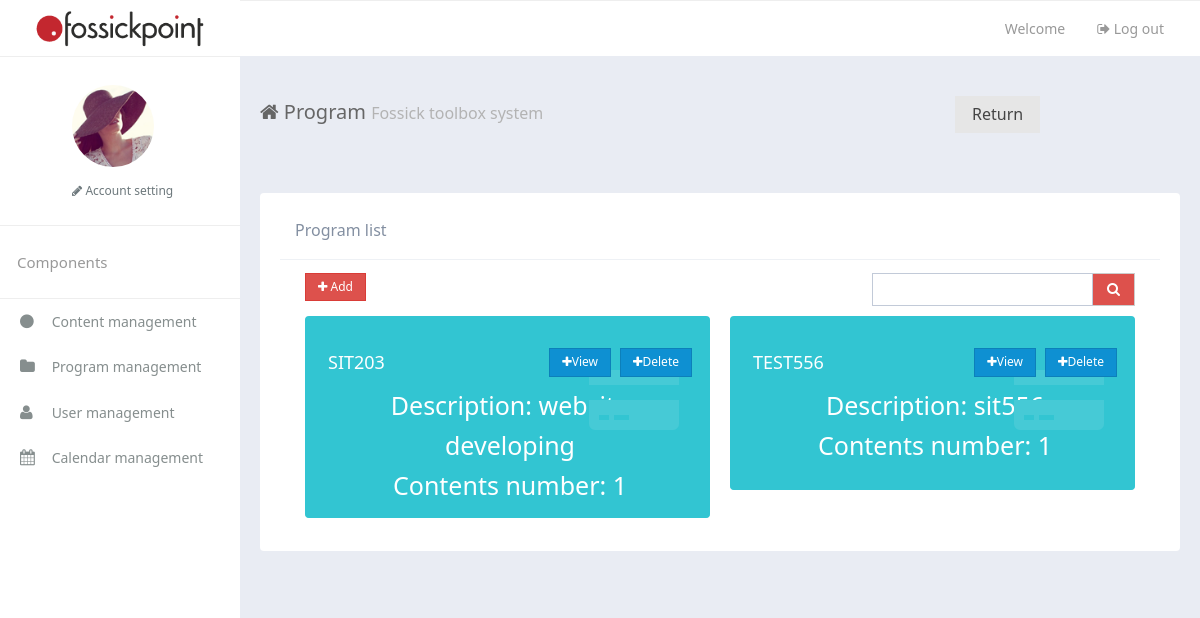
The app's page /toolbox/programs/ (signed in), older data.
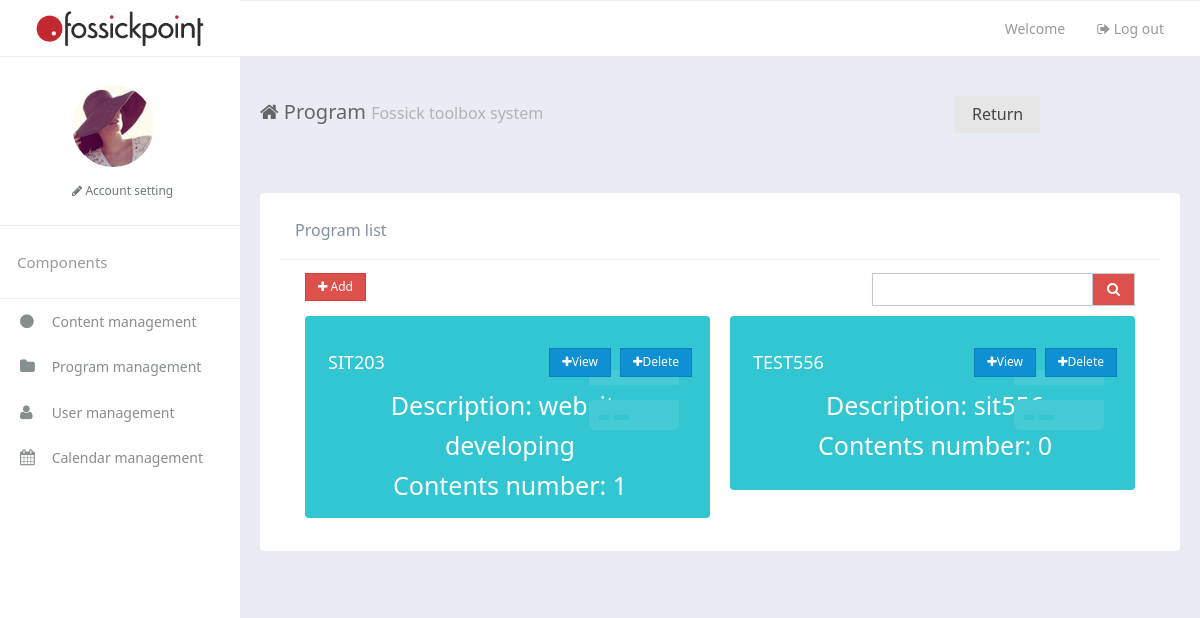
The same page, newer data.
### toolbox/models.py (models this page shows, shortened)
class Program(models.Model):
    name = models.CharField(max_length=100)
    describe = models.CharField(max_length=200)
    contentsNumber = models.IntegerField(default=0)

### toolbox/views.py (the view, shortened to what this page needs)
def programs(request):
    if 'uuid' in request.session:
        programList = Program.objects.all().values()
        context = {'programList':programList}
        return render(request,"toolbox/programs.html", context)
    else:
        return HttpResponse("You have not login")

### toolbox/templates/toolbox/programs.html (shortened to what this page needs)
{% extends 'toolbox/_base.html' %} {% load static %}
{% block title %} Program {% endblock %}
{% block main %}
<div class="row-content am-cf">
    <div class="row">
        <div class="am-u-sm-12 am-u-md-12 am-u-lg-12">
            <div class="widget am-cf">
                <div class="widget-head am-cf">
                    <div class="widget-title  am-cf">Program list</div>
                </div>
                <div class="widget-body">
                    <div>
                                    <div class="am-u-sm-12 am-u-md-12 am-u-lg-8">
                        <div class="am-form-group">
                            <div class="am-btn-toolbar">
                                <div class="am-btn-group am-btn-group-xs">
                                    <button type="button" class="am-btn am-btn-default am-btn-danger" id="add">
                                                    <span class="am-icon-plus"></span> Add</button>
                                </div>
                            </div>
                        </div>
                    </div>
                <form>
                                    <div class="am-u-sm-12 am-u-md-12 am-u-lg-4">
                        <div class="am-input-group am-input-group-sm tpl-form-border-form cl-p">
                            <input type="text" class="am-form-field" name="keywordSearch" id="keywordSearch" required>
                            <span class="am-input-group-btn">
                                <button class="am-btn  am-btn-default am-btn-danger tpl-table-list-field am-icon-search" id="search" ></button></span>
                        </div>
                    </div>
                    </form>
                        </div>
                    {% if programList %}
                        {% for program in programList %}
                                    <div class="am-u-sm-18 am-u-md-9 am-u-lg-6">
                                        <div class="widget widget-primary am-cf">
                                            <div class="widget-statistic-header" style="font-size:18px">
                            {{program.name}}
                                                <span class="am-btn-group am-btn-group-xs am-fr"  style="padding-left:40px">
                                    <button type="button" class="am-btn am-btn-primary" style="margin-right:10px" onclick="viewProgram('{{program.id}}')"><span class="am-icon-plus"></span>View</button>
                                    <button type="button" class="am-btn am-btn-primary" onclick="deleteProgram({{program.id}})"><span class="am-icon-plus"></span>Delete</button>
                                </span>
                        </div>
                        <div class="widget-statistic-body">
                            <div style="font-size:25px" align = "center">
                                Description: {{program.describe}}
                            </div>
                            <div style="font-size:25px" align = "center">
                                Contents number: {{program.contentsNumber}}
                            </div>
                            <span class="widget-statistic-icon am-icon-credit-card-alt"></span>
                        </div>
                                        </div>
                                    </div>
                        {% endfor %}
                    {% endif %}
</div>
        </div>
    </div>
</div>
{% endblock %}

### toolbox/templates/toolbox/_base.html (shortened to what this page needs)
{% load static %}
{% include 'toolbox/_header.html'%}
</head>
<body data-type="index">
    <div class="am-g tpl-g">
        <header>
            <div class="am-fl tpl-header-logo">
                <a href="javascript:;"><img src="{% static 'toolbox/img/logoa.png' %}" alt=""></a>
            </div>
            <div class="tpl-header-fluid">
                <div class="am-fr tpl-header-navbar">
                    <ul>
                        <li class="am-text-sm tpl-header-navbar-welcome">
                            <a>Welcome  </a>
                        </li>
                        <li class="am-text-sm">
                            <a href="javascript:;" onclick="logout()">
                                <span class="am-icon-sign-out"></span> Log out
                            </a>
                        </li>
                    </ul>
                </div>
            </div>
        </header>
        <div class="left-sidebar">
            <div class="tpl-sidebar-user-panel" style="padding-left:30%">
                <div class="tpl-user-panel-slide-toggleable">
                    <div class="tpl-user-panel-profile-picture">
                        <img src="{% static 'toolbox/img/user04.png' %}" alt="">
                    </div>
                    <a href="javascript:;" class="tpl-user-panel-action-link"> <span class="am-icon-pencil"></span> Account setting</a>
                </div>
            </div>
            <ul class="sidebar-nav">
                <li class="sidebar-nav-heading">Components</li>
                <li class="sidebar-nav-link">
                    <a href="{% url 'contents' %}" id="contentManagement">
                        <i class="am-icon-circle sidebar-nav-link-logo" ></i> Content management
                    </a>
                </li>
                <li class="sidebar-nav-link">
                    <a href="{% url 'program' %}" id="programManagement">
                        <i class="am-icon-folder sidebar-nav-link-logo" ></i> Program management
                    </a>
                </li>
                <li class="sidebar-nav-link">
                    <a href="{% url 'users' %}" id="userManagement">
                        <i class="am-icon-user sidebar-nav-link-logo"></i> User management
                    </a>
                </li>
                <li class="sidebar-nav-link">
                    <a href="../calendar" id="calendarManagement">
                        <i class="am-icon-calendar sidebar-nav-link-logo"></i> Calendar management
                    </a>
                </li>
            </ul>
        </div>
        <div class="tpl-content-wrapper mainContent">
            <div class="container-fluid am-cf">
                <div class="row">
                    <div class="am-u-sm-12 am-u-md-12 am-u-lg-9  am-btn-group am-btn-group-xs">
                        <div class="page-header-heading"><span class="am-icon-home page-header-heading-icon"></span>{% block title %} Home {% endblock %} <small>Fossick toolbox system</small></div>
                    </div>
                    <button id="return" onclick="goback()" class="am-btn am-btn-default">Return</button>
                </div>
            </div>
            {% block main %}
            {% endblock %}
        </div>
    </div>
{% include 'toolbox/_footer.html'%}

### toolbox/templates/toolbox/_header.html (shortened to what this page needs)
<!DOCTYPE html>
<html lang="en">
<head>
    {% load static %}
    <link rel="stylesheet" href="{% static 'toolbox/css/amazeui.min.css' %}" />
    <link rel="stylesheet" href="{% static 'toolbox/css/amazeui.datatables.min.css' %}" />
    <link rel="stylesheet" href="{% static 'toolbox/css/app.css' %}">

### toolbox/templates/toolbox/_footer.html (shortened to what this page needs)
{% load static %}
</body>
</html>

### toolbox/templates/toolbox/_header.html (style rules this page uses)
.mainContent { background-color: #e9ecf3; }

Row changes from the older to the newer data that the page shows:
changed Program "sit556": contentsNumber "1" → "0"
